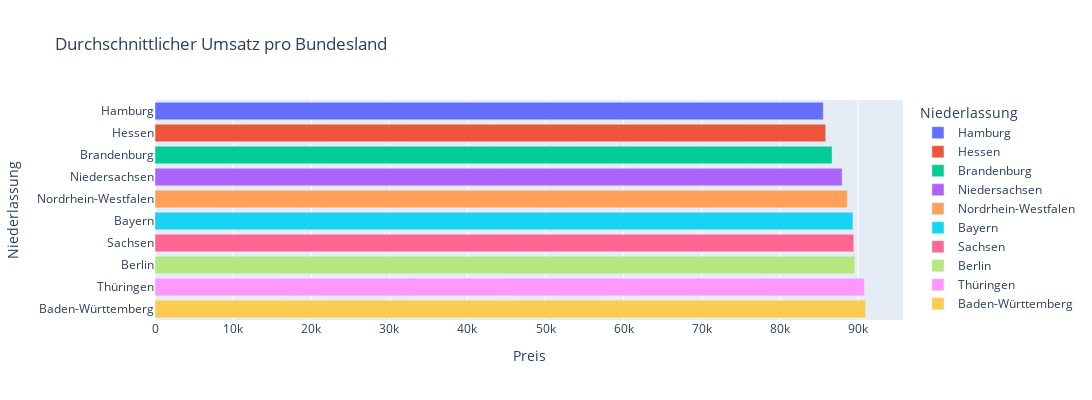

The notebook cell this image was saved under:
### Markdown cell above
Balkendiagramm zur besseren Verdeutlichung der Umsätze pro Bundesland

### Code cell
figure = px.bar(avg_umsatz,
       x =  "Preis", 
       y = "Niederlassung",
       title = "Durchschnittlicher Umsatz pro Bundesland",
       color = "Niederlassung",)
figure.update_layout(width = 1200,
                     height = 400)
figure

### Figure 1 — Plotly figure (JSON) as saved in the notebook; plotly's stock layout.template omitted (floating-point values rounded to 4 significant figures)
{"data": [{"alignmentgroup": "True", "hovertemplate": "Niederlassung=%{y}<br>Preis=%{x}<extra></extra>", "legendgroup": "Hamburg", "marker": {"color": "#636efa", "pattern": {"shape": ""}}, "name": "Hamburg", "offsetgroup": "Hamburg", "orientation": "h", "showlegend": true, "textposition": "auto", "type": "bar", "x": [85550.0], "xaxis": "x", "y": ["Hamburg"], "yaxis": "y"}, {"alignmentgroup": "True", "hovertemplate": "Niederlassung=%{y}<br>Preis=%{x}<extra></extra>", "legendgroup": "Hessen", "marker": {"color": "#EF553B", "pattern": {"shape": ""}}, "name": "Hessen", "offsetgroup": "Hessen", "orientation": "h", "showlegend": true, "textposition": "auto", "type": "bar", "x": [85860.0], "xaxis": "x", "y": ["Hessen"], "yaxis": "y"}, {"alignmentgroup": "True", "hovertemplate": "Niederlassung=%{y}<br>Preis=%{x}<extra></extra>", "legendgroup": "Brandenburg", "marker": {"color": "#00cc96", "pattern": {"shape": ""}}, "name": "Brandenburg", "offsetgroup": "Brandenburg", "orientation": "h", "showlegend": true, "textposition": "auto", "type": "bar", "x": [86670.0], "xaxis": "x", "y": ["Brandenburg"], "yaxis": "y"}, {"alignmentgroup": "True", "hovertemplate": "Niederlassung=%{y}<br>Preis=%{x}<extra></extra>", "legendgroup": "Niedersachsen", "marker": {"color": "#ab63fa", "pattern": {"shape": ""}}, "name": "Niedersachsen", "offsetgroup": "Niedersachsen", "orientation": "h", "showlegend": true, "textposition": "auto", "type": "bar", "x": [87960.0], "xaxis": "x", "y": ["Niedersachsen"], "yaxis": "y"}, {"alignmentgroup": "True", "hovertemplate": "Niederlassung=%{y}<br>Preis=%{x}<extra></extra>", "legendgroup": "Nordrhein-Westfalen", "marker": {"color": "#FFA15A", "pattern": {"shape": ""}}, "name": "Nordrhein-Westfalen", "offsetgroup": "Nordrhein-Westfalen", "orientation": "h", "showlegend": true, "textposition": "auto", "type": "bar", "x": [88630.0], "xaxis": "x", "y": ["Nordrhein-Westfalen"], "yaxis": "y"}, {"alignmentgroup": "True", "hovertemplate": "Niederlassung=%{y}<br>Preis=%{x}<extra></extra>", "legendgroup": "Bayern", "marker": {"color": "#19d3f3", "pattern": {"shape": ""}}, "name": "Bayern", "offsetgroup": "Bayern", "orientation": "h", "showlegend": true, "textposition": "auto", "type": "bar", "x": [89340.0], "xaxis": "x", "y": ["Bayern"], "yaxis": "y"}, {"alignmentgroup": "True", "hovertemplate": "Niederlassung=%{y}<br>Preis=%{x}<extra></extra>", "legendgroup": "Sachsen", "marker": {"color": "#FF6692", "pattern": {"shape": ""}}, "name": "Sachsen", "offsetgroup": "Sachsen", "orientation": "h", "showlegend": true, "textposition": "auto", "type": "bar", "x": [89460.0], "xaxis": "x", "y": ["Sachsen"], "yaxis": "y"}, {"alignmentgroup": "True", "hovertemplate": "Niederlassung=%{y}<br>Preis=%{x}<extra></extra>", "legendgroup": "Berlin", "marker": {"color": "#B6E880", "pattern": {"shape": ""}}, "name": "Berlin", "offsetgroup": "Berlin", "orientation": "h", "showlegend": true, "textposition": "auto", "type": "bar", "x": [89580.0], "xaxis": "x", "y": ["Berlin"], "yaxis": "y"}, {"alignmentgroup": "True", "hovertemplate": "Niederlassung=%{y}<br>Preis=%{x}<extra></extra>", "legendgroup": "Thüringen", "marker": {"color": "#FF97FF", "pattern": {"shape": ""}}, "name": "Thüringen", "offsetgroup": "Thüringen", "orientation": "h", "showlegend": true, "textposition": "auto", "type": "bar", "x": [90820.0], "xaxis": "x", "y": ["Thüringen"], "yaxis": "y"}, {"alignmentgroup": "True", "hovertemplate": "Niederlassung=%{y}<br>Preis=%{x}<extra></extra>", "legendgroup": "Baden-Württemberg", "marker": {"color": "#FECB52", "pattern": {"shape": ""}}, "name": "Baden-Württemberg", "offsetgroup": "Baden-Württemberg", "orientation": "h", "showlegend": true, "textposition": "auto", "type": "bar", "x": [90970.0], "xaxis": "x", "y": ["Baden-Württemberg"], "yaxis": "y"}], "layout": {"barmode": "relative", "height": 400, "legend": {"title": {"text": "Niederlassung"}, "tracegroupgap": 0}, "title": {"text": "Durchschnittlicher Umsatz pro Bundesland"}, "width": 1200, "xaxis": {"anchor": "y", "domain": [0, 1], "title": {"text": "Preis"}}, "yaxis": {"anchor": "x", "categoryarray": ["Baden-Württemberg", "Thüringen", "Berlin", "Sachsen", "Bayern", "Nordrhein-Westfalen", "Niedersachsen", "Brandenburg", "Hessen", "Hamburg"], "categoryorder": "array", "domain": [0, 1], "title": {"text": "Niederlassung"}}}}
